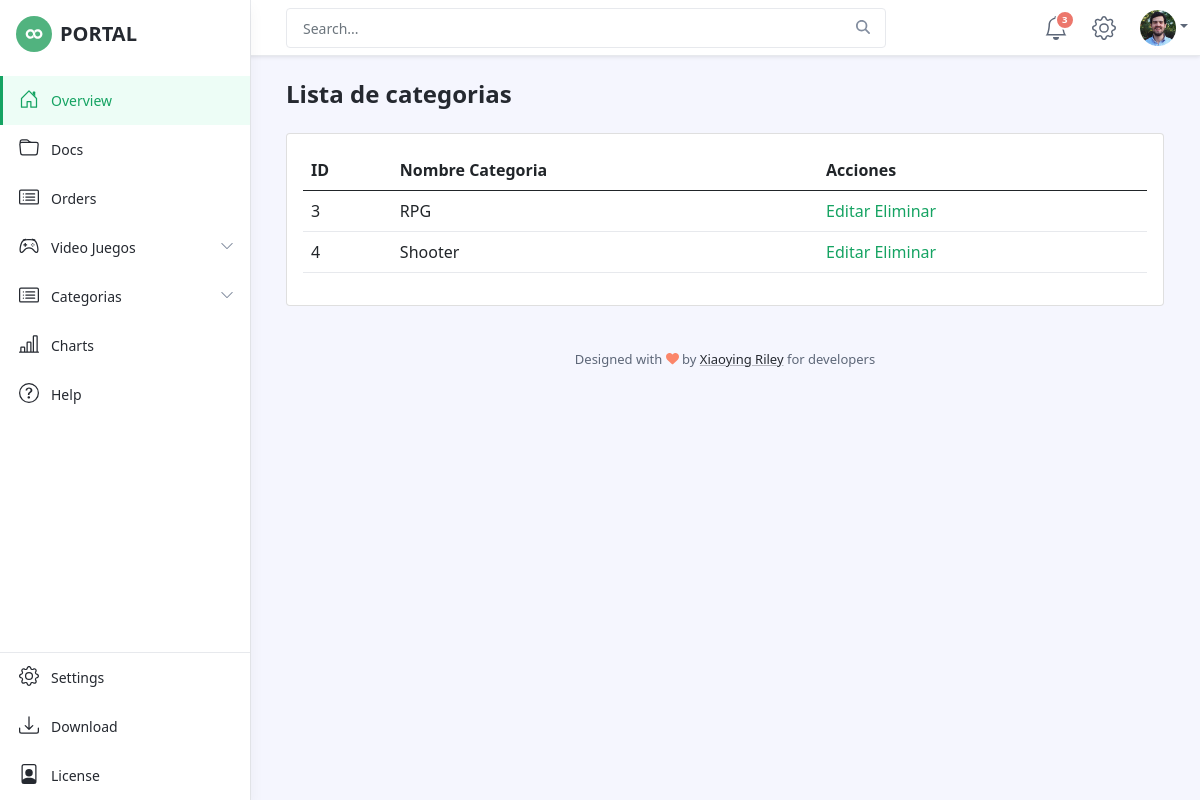
Before: /categorias/lista/ with the older database file.
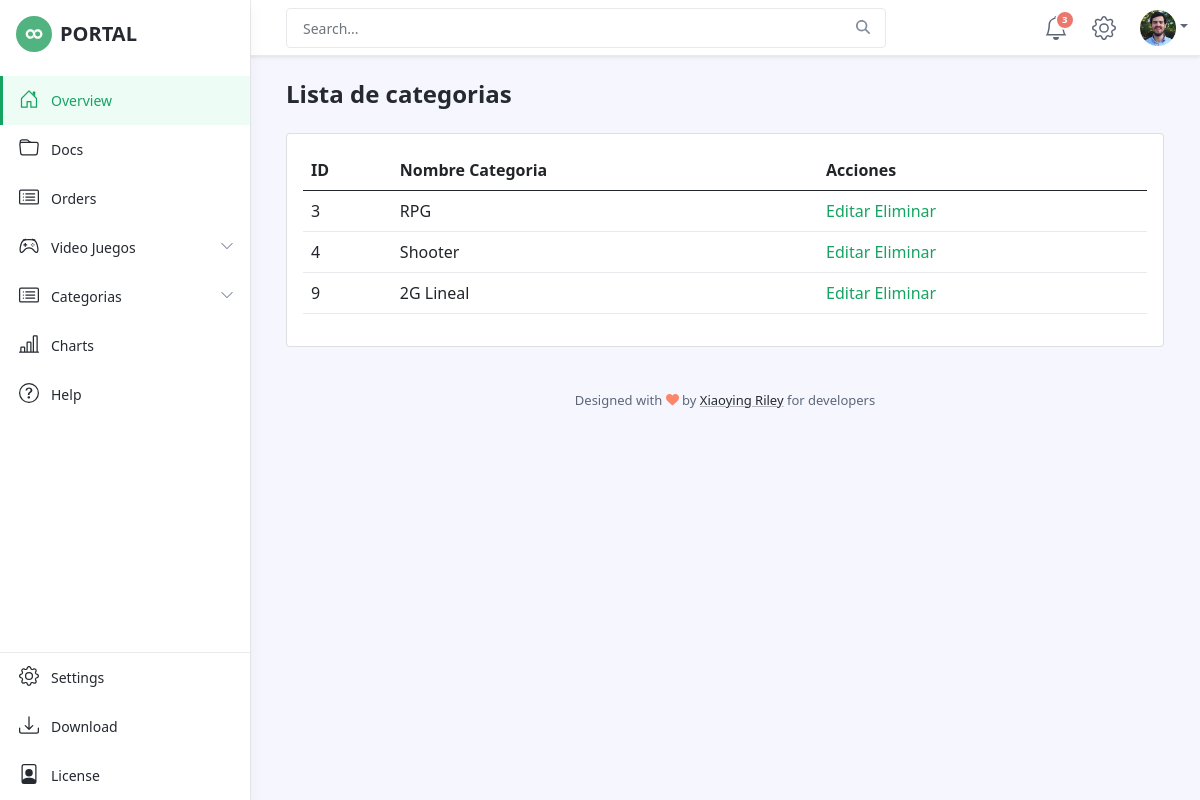
After: the same page with the newer database file.
### videojuego/models.py (models this page shows, shortened)
class Categoria(models.Model):
    nombre = models.CharField(max_length=50)

### videojuego/views.py (the view)
def lista_categoria(request):
    categorias= Categoria.objects.all()
    return render(request,'categorias/lista_categorias.html',{'categorias':categorias})

### videojuego/templates/categorias/lista_categorias.html (shortened to what this page needs)
{% extends 'base2.html' %}
{% block contenido %}
    <h1 class="app-page-title">Lista de categorias</h1>
        <div class="card">
            <div class="card-body">
                <table class="table">
                    <thead>
                        <th>ID</th>
                        <th>Nombre Categoria</th>
                        <th>Acciones</th>
                    </thead>
                    <tbody>
                        {% for categoria in categorias %}
                        <tr>
                            <td>{{categoria.id}}</td>
                            <td>{{categoria.nombre}}</td>
                            <td>
                                <a href="{% url 'categoria:editar_categoria' categoria.id %}">Editar</a>
                                <a href="{% url 'categoria:eliminar_categoria' categoria.id %}">Eliminar</a>
                            </td>
                        </tr>
                        {% endfor %}
                    </tbody>
                </table>
            </div>
        </div>
{% endblock contenido %}

Changed rows visible on the page:
added Categoria: id "9", nombre "2G Lineal"
